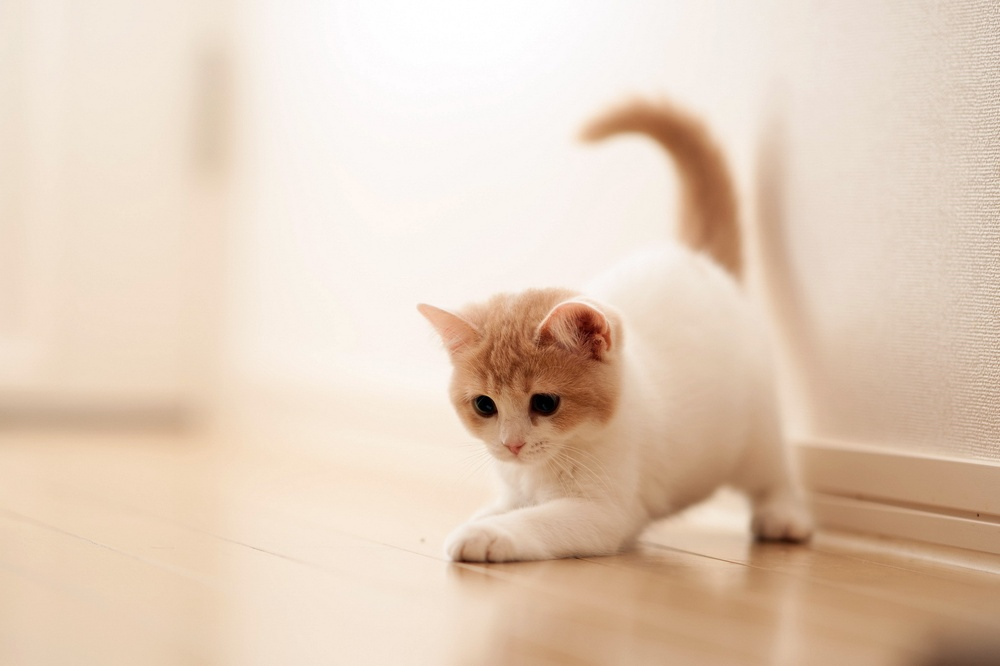
#> input picture Modules/OpenCV/cat.jpg, 1000 x 666 px, shrunk from 1920 x 1279 before the run, found by its file name
$ python 2adding1arithematic.py
#> lines starting #> are read from the running program, lines starting #| are printed output that depends on the picture
import cv2

cat = cv2.imread('C:\\Users\\ashua\\OneDrive\\Desktop\\Coding\\Python\\Modules\\OpenCV\\cat.jpg')
#> cat is the input picture: shape (666, 1000, 3); mean B, G, R 186.8, 206, 227.3
kitten = cv2.imread('C:\\Users\\ashua\\OneDrive\\Desktop\\Coding\\Python\\Modules\\OpenCV\\kitten.jpg')
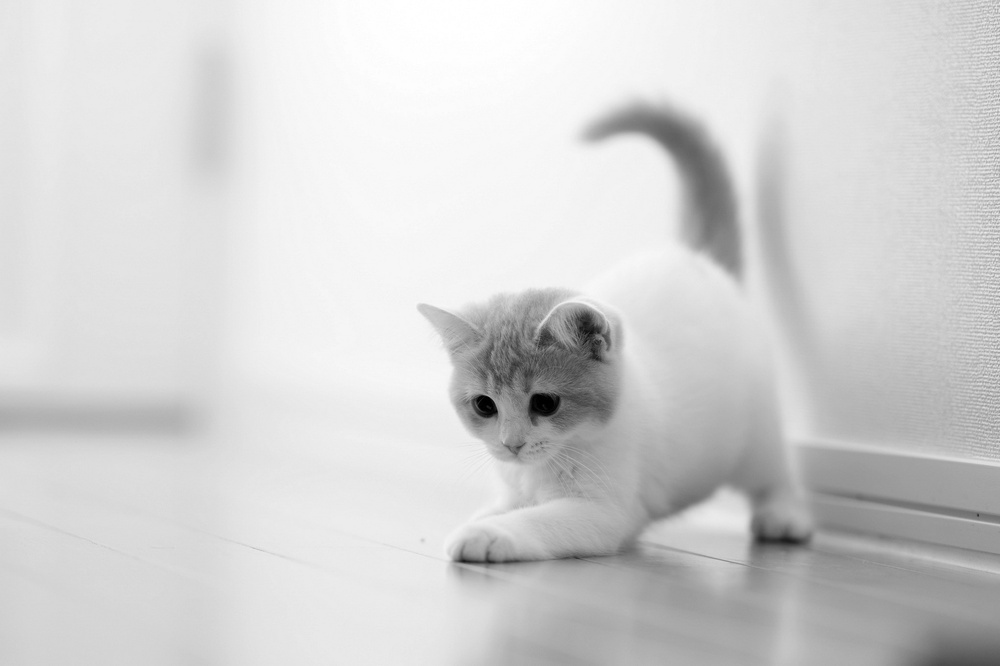
#> input picture Modules/OpenCV/kitten.jpg, 1000 x 666 px, shrunk from 1920 x 1279 before the run, found by its file name
#> kitten is the input picture: shape (666, 1000, 3); min 0, max 255, mean 210.2

x = kitten - kitten
#> x: shape (666, 1000, 3); every value is 0
cv2.imshow('add',x)
cv2.waitKey(0)
x = kitten + kitten
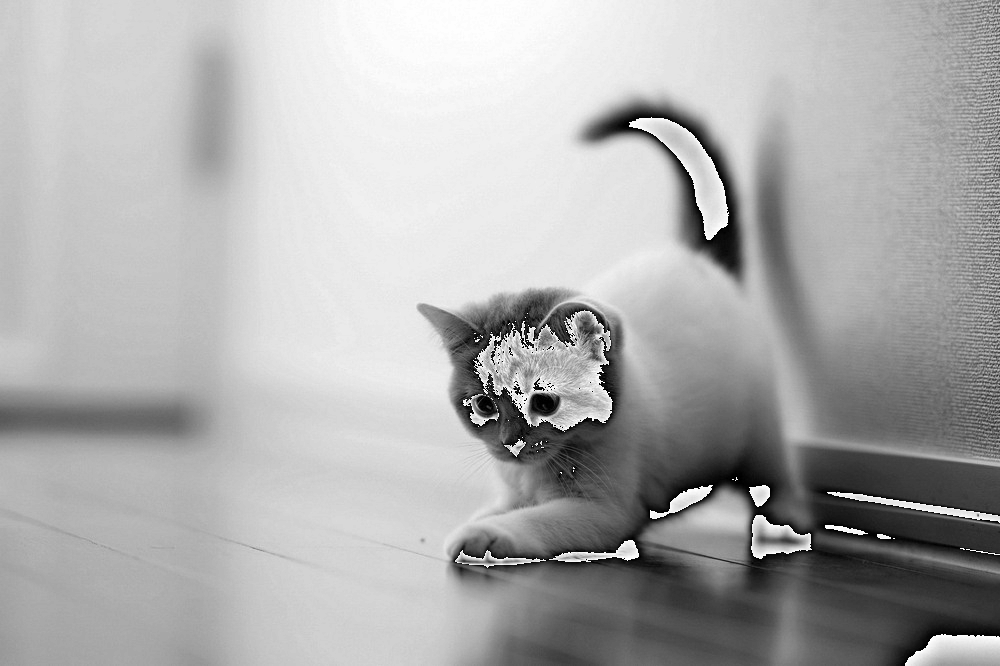
#> x: shape (666, 1000, 3); min 0, max 254, mean 173.1
cv2.imshow('add',x)
cv2.waitKey(0)
x = cat - cat
cv2.imshow('add',x)
cv2.waitKey(0)
x = cat + cat
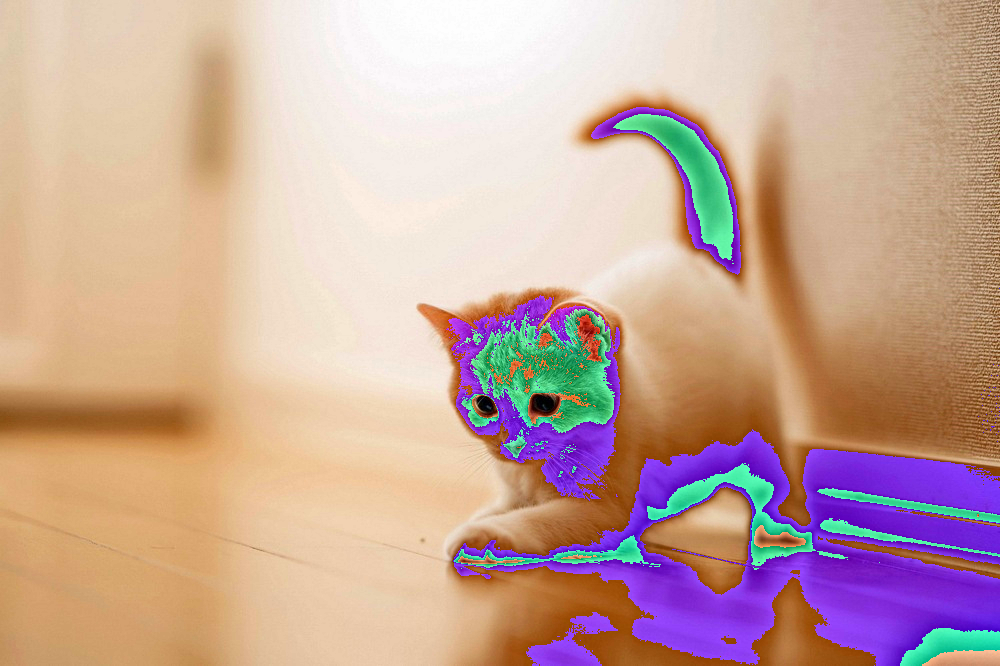
#> x: shape (666, 1000, 3); mean B, G, R 155.8, 167.9, 200.5
cv2.imshow('add',x)
cv2.waitKey(0)
x = cat + kitten
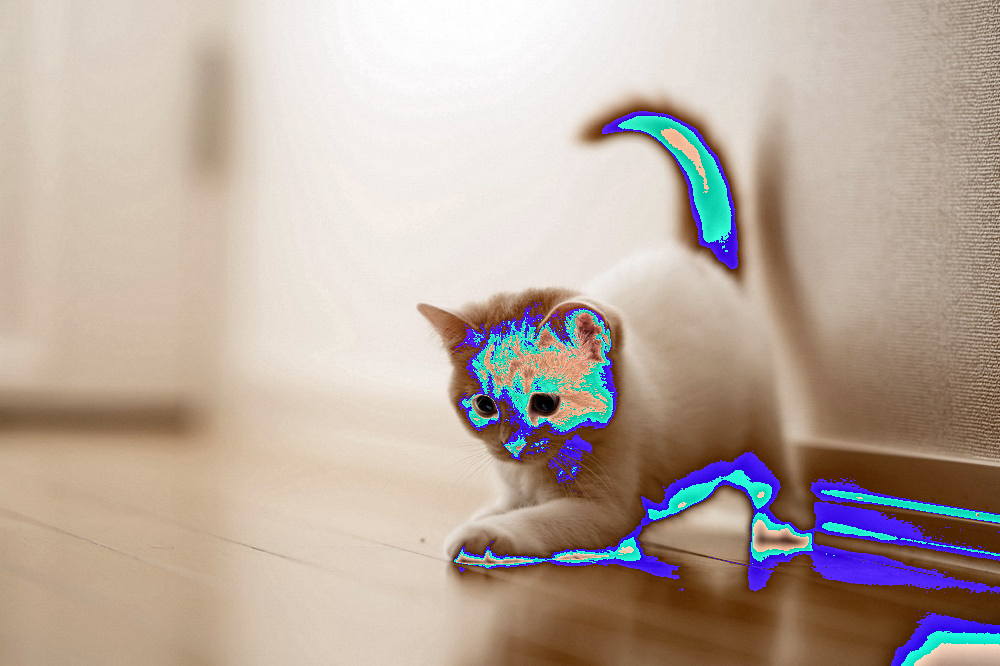
#> x: shape (666, 1000, 3); mean B, G, R 159.6, 170.5, 185.9
cv2.imshow('add',x)
cv2.waitKey(0)
x = cat - kitten
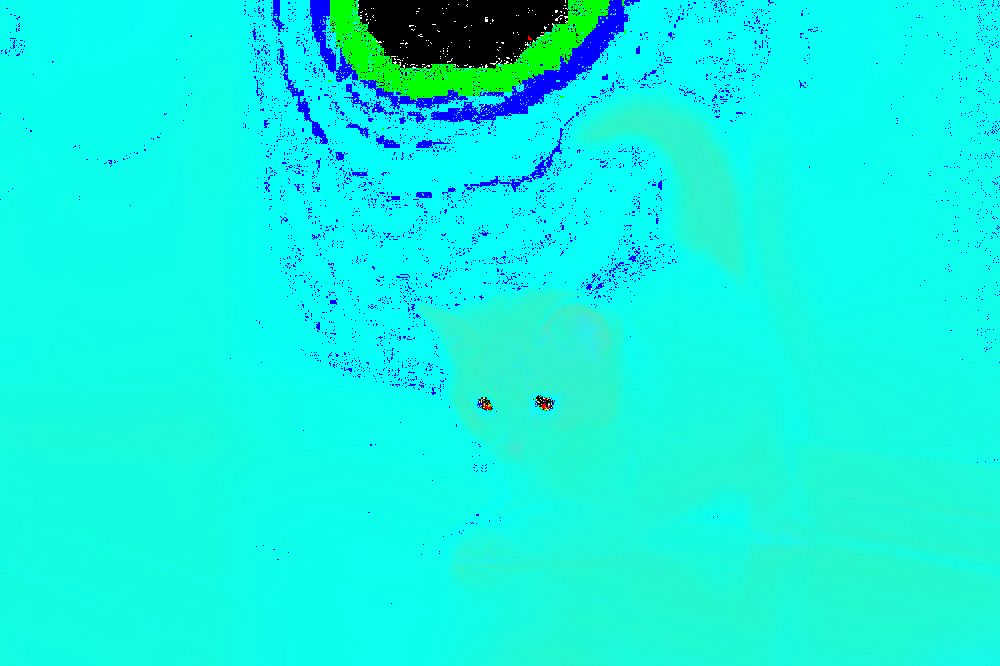
#> x: shape (666, 1000, 3); mean B, G, R 224.7, 241.1, 17.3
cv2.imshow('add',x)
cv2.waitKey(0)
x = kitten - cat
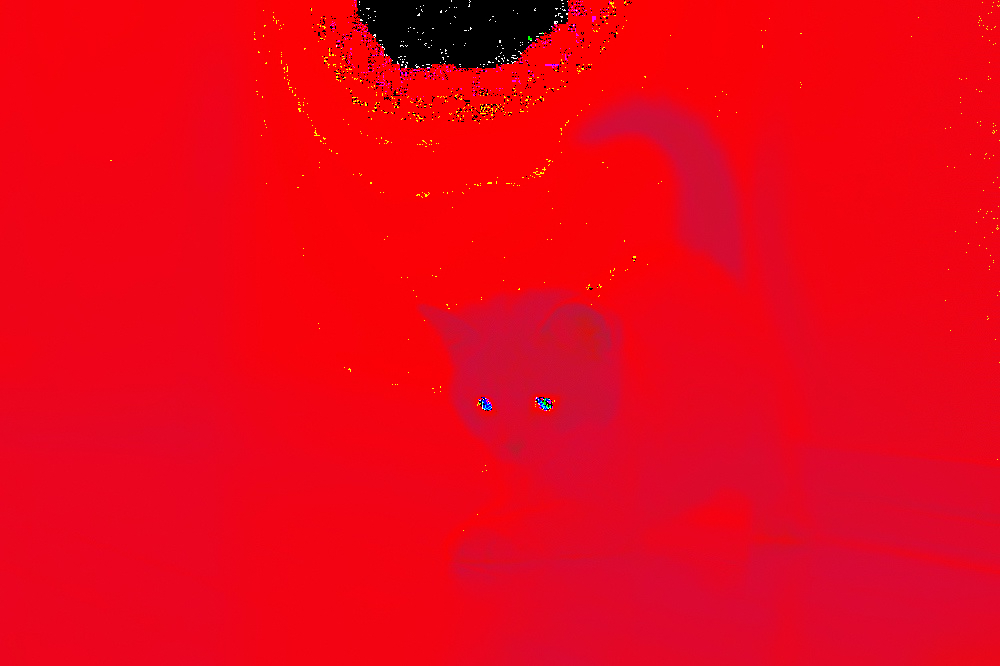
#> x: shape (666, 1000, 3); mean B, G, R 23.8, 4.7, 234.1
cv2.imshow('add',x)
cv2.waitKey(0)
